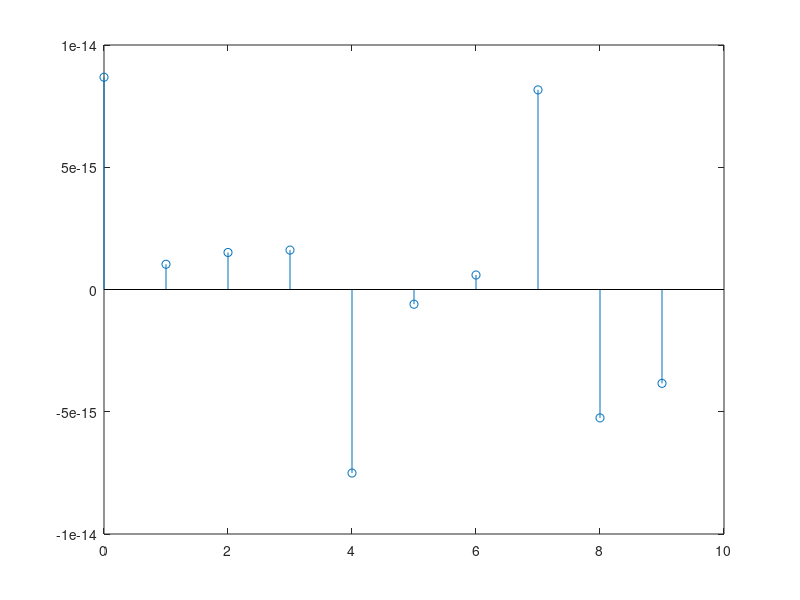

The MATLAB script that drew this image: (Note: this script raises an error after producing the figure.)
% Sum of sines signal 
fy=300; %signal frequency in Hz
wy=2*pi*fy; %signal frequency in rad/s

fs=20; %sampling frequency in Hz
tiv=1/fs; %time interval between samples;
t=0:tiv:(5-tiv); %time intervals set (5 seconds)

N = 100

y=0.6*sin(wy*t)+0.3*sin(3*wy*t)+0.2*sin(5*wy*t); %signal data set

fou=fft(y,fs);
hmag=real(fou); ah=hmag/N;
stem(0:9,ah(1:10)); hold on;
plot([0 10],[0 0],'k');
print ('out1.png')

pkg load signal
order = 32
fc1 = 4
fc2 = 0
fs = 20
filter_type = 'low'
window_type = 'hamming'
analyse_plot = 'n'
f1 = window_sinc_filter(order, fc1, 0, fs, filter_type, window_type, analyse_plot);

fou=fft(f1,fs);
hmag=real(fou); ah=hmag/N;
stem(0:9,ah(1:10)); hold on;
plot([0 10],[0 0],'k');
print ('out2.png')
